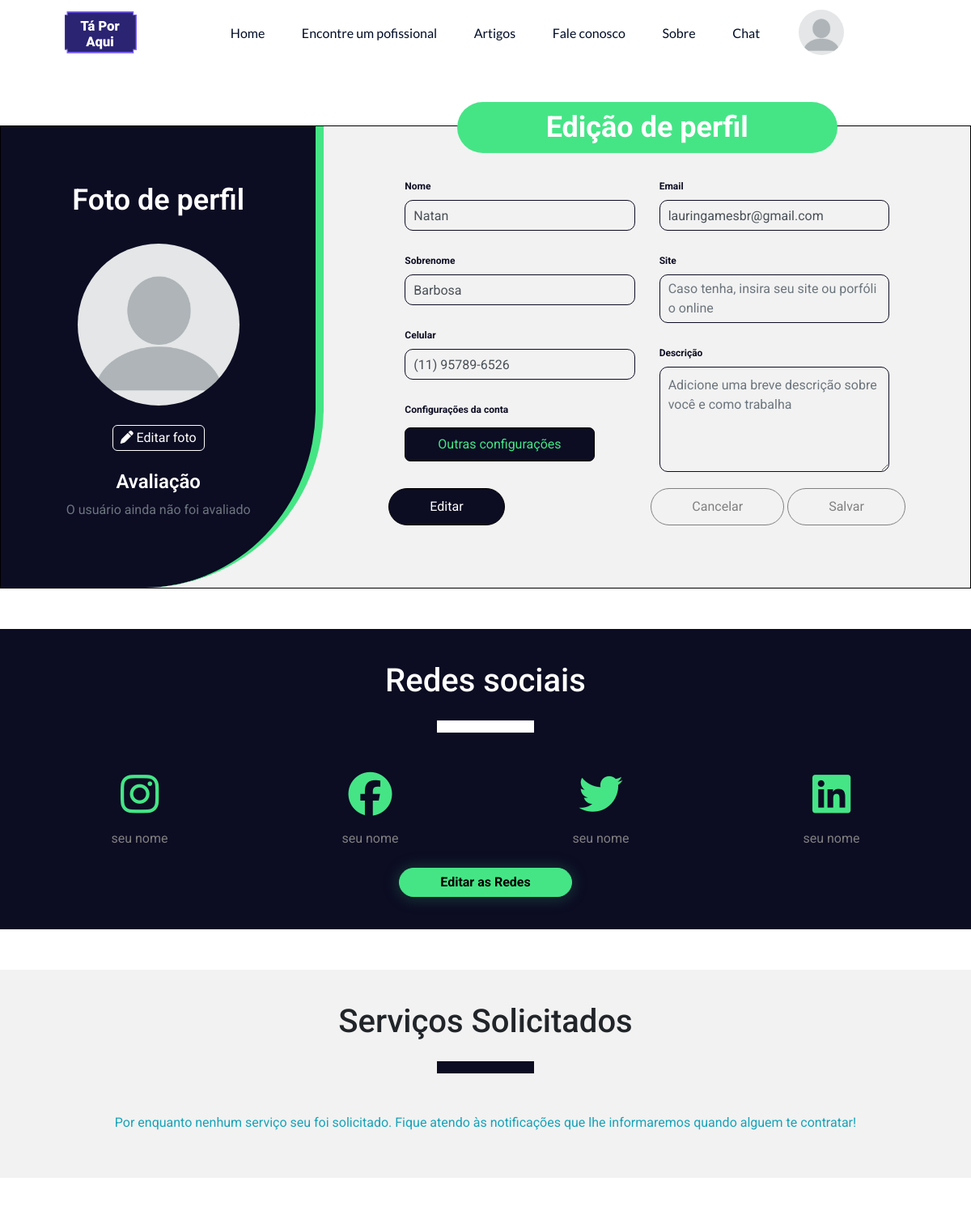
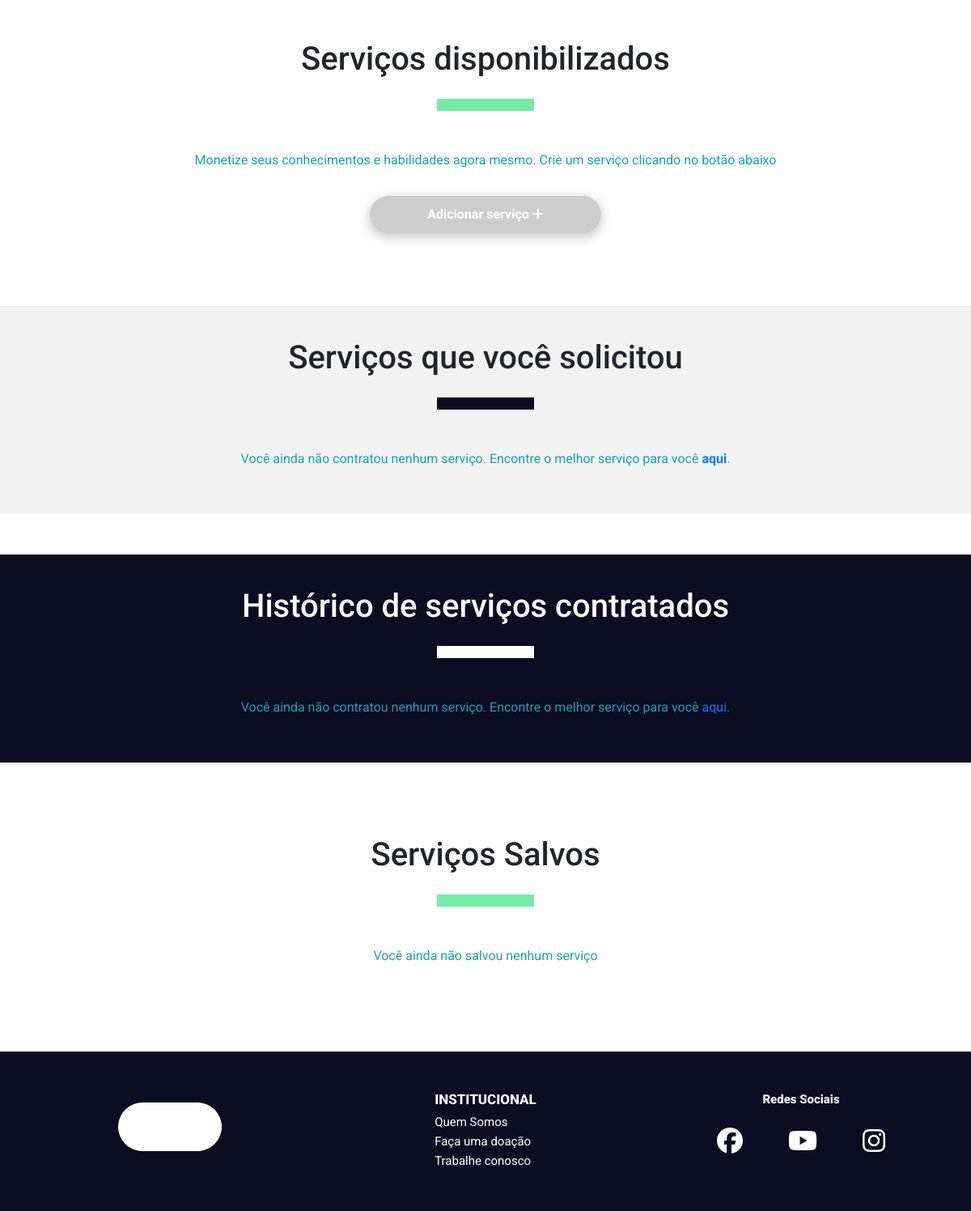
Screenshot of /public/Perfil/meu_perfil.php (signed in) with the database file from the repository (2 pictures, top to bottom).
### tables this page shows
CREATE TABLE `usuarios` (
  `id_usuario` int(11) NOT NULL,
  `nome_usuario` varchar(15) NOT NULL,
  `sobrenome_usuario` varchar(15) NOT NULL,
  `fone_usuario` varchar(20) NOT NULL,
  `email_usuario` varchar(40) NOT NULL,
  `senha_usuario` varchar(40) NOT NULL,
  `data_nasc_usuario` date NOT NULL,
  `sexo_usuario` char(1) NOT NULL,
  `classif_usuario` int(11) NOT NULL COMMENT '0 = cliente, 1 = prestador, 2 = pequeno negócio',
  `cep_usuario` char(8) NOT NULL,
  `uf_usuario` char(2) NOT NULL,
  `cidade_usuario` varchar(30) NOT NULL,
  `bairro_usuario` varchar(30) NOT NULL,
  `rua_usuario` varchar(30) NOT NULL,
  `numero_usuario` varchar(5) NOT NULL,
  `comple_usuario` varchar(20) DEFAULT NULL,
  `data_entrada_usuario` datetime DEFAULT current_timestamp(),
  `desc_usuario` text DEFAULT NULL,
  `site_usuario` varchar(40) DEFAULT NULL,
  `status_usuario` int(11) NOT NULL DEFAULT 1 COMMENT '0 = suspenso, 1 = ativo, 2 = denunciado/banido',
  `imagem_usuario` varchar(60) DEFAULT 'no_picture.jpg',
  `nota_media_usuario` decimal(2,1) DEFAULT NULL,
  `posicao_usuario` point DEFAULT NULL
);

CREATE TABLE `usuario_redes_sociais` (
  `id_rede_social` int(11) NOT NULL,
  `id_usuario` int(11) NOT NULL,
  `rede_social` varchar(10) NOT NULL,
  `nick_rede_social` varchar(30) DEFAULT NULL,
  `link_rede_social` varchar(60) DEFAULT NULL
);

### public/Perfil/meu_perfil.php (the view, shortened to what the rows shown need)
<?php
$con = new DbConnection();
$con = $con->connect();
$query = "SELECT * FROM usuarios where id_usuario = " . $_SESSION['idUsuario'];
$stmt = $con->query($query);
$user = $stmt->fetch(PDO::FETCH_OBJ);
$query = "SELECT rede_social, nick_rede_social, link_rede_social FROM usuario_redes_sociais WHERE id_usuario = " . $_SESSION['idUsuario'];
$stmt = $con->query($query);
$userSocialMedia = $stmt->fetchAll(PDO::FETCH_OBJ);
?>
<!DOCTYPE html>
<html lang="pt">
<head>
    <link rel="stylesheet" href="../../assets/bootstrap/bootstrap-4.5.3-dist/css/bootstrap.min.css">
    <link rel="stylesheet" href="../../assets/global/globalStyles.css">
    <link rel="stylesheet" href="perfil.css">
</head>
<body>
    <section id="myProfileSection" class="row mx-0" style="width: 100%">
        <div id="profilePictureArea" class="col-md-4">
            <h1>Foto de perfil</h1>
            <br>
            <img src="../../assets/images/users/<?=$user->imagem_usuario?>" alt="Imagem de perfil" class="rounded-image"
                 id="profileImage">
            <br>
            <button type="button" id="profilePicMenu" data-toggle="modal" data-target="#profilePicMenuModal"> <i class="fas fa-pen"></i> Editar foto </button>
            <?php if($_SESSION['classificacao'] != 0) { ?>
                <br>
                <h3>Avaliação</h3>
                <?php if($user->nota_media_usuario === null) {
                    echo "<p class='text-secondary'>O usuário ainda não foi avaliado</p>";
                }?>
            <?php } ?>
        </div>
        <div id="editProfileInformation" class="col-md-8">
            <h1 class="formTitle d-inline">Edição de perfil</h1>
            <form action="../../logic/perfil_alterar_informacoes.php" method="POST">
                <div id="myForms" class="row">
                    <div class="col-md-6">
                        <label for="userName">Nome</label> <br>
                        <input type="text" class="form-control" name="userName" id="userName" readonly required maxlength="15"
                            value="<?=$user->nome_usuario?>">
                        <br>
                        <label for="userLastName">Sobrenome</label> <br>
                        <input type="text" class="form-control" name="userLastName" id="userLastName" required maxlength="15"
                            readonly value="<?=$user->sobrenome_usuario?>">
                        <br>
                        <label for="userCell">Celular</label> <br>
                        <input type="text" class="form-control" name="userCell" id="userCell" readonly required
                            value="<?=$user->fone_usuario?>">
                        <br>
                        <label for="userConfig">Configurações da conta</label> <br>
                        <button type="button" class="btn" id="accountConfigBtn" data-toggle="modal" data-target="#accountConfigModal">Outras configurações</button>
                    </div>
                    <div class="col-md-6 mt-3 mt-md-0">
                        <label for="userEmail">Email</label> <br>
                        <input type="text" class="form-control" id="userEmail" readonly maxlength="40"
                            value="<?=$user->email_usuario?>">
                        <br>
                        <label for="userSite">Site</label> <br>
                        <div id="showUserSite"><a href="<?=$user->site_usuario?>" target="_blank"><?=$user->site_usuario?></a></div>
                        <br>
                        <label for="userDescription">Descrição</label> <br>
                        <textarea name="userDescription" class="form-control" id="userDescription" placeholder="Adicione uma breve descrição sobre você e como trabalha" maxlength="65535"
                            readonly><?=$user->desc_usuario?></textarea>
                    </div>
                </div>
            </form>
        </div>
    </section>
    <section id="socialMedia">
        <div class="container">
            <div class="myContent">
                <h1>Redes sociais</h1>
                <form action="../../logic/perfil_alterar_redeSocial.php" method="POST" id="socialMediaForm">
                    <div class="row">
                        <?php foreach ($userSocialMedia as $media) {?>
                            <div class="col-6 col-md-3 mt-3 d-flex flex-column align-items-center">
                                <a target="_blank" <?= $media->link_rede_social !== null ? "href='$media->link_rede_social'" : ""; ?>><i class="mb-3 fab fa-<?=$media->rede_social?> <?= $media->link_rede_social !== null ? "ativa" : "inativa"; ?>"></i></a>
                                <a target="_blank" <?= $media->link_rede_social !== null ? "href='$media->link_rede_social'" : ""; ?> class="mediaLink <?=$media->nick_rede_social !== null ? "ativa" : "inativa"?>"><?=$media->nick_rede_social !== null ? $media->nick_rede_social : "seu nome" ?></a>
                            </div>
                        <?php }?>
                    </div>
                </form>
            </div>
            <br>
        </div>
    </section>
    <?php if($_SESSION['classificacao'] == 1 || $_SESSION['classificacao'] == 2) { ?>
    <section id="requestedServices">
        <div class="container">
            <div class="myContent">
                <h1>Serviços Solicitados</h1>
            </div>
        </div>
    </section>
    <section id="availableServices">
        <div class="container">
            <div class="myContent mb-3">
                <h1>Serviços disponibilizados</h1>
            </div>
        </div>
    </section>
    <?php } ?>
    <section id="servicesRequestedByYou">
        <div class="container">
            <div class="myContent">
                <h1>Serviços que você solicitou</h1>
            </div>
        </div>
    </section>
    <section id="recentServices">
        <div class="container">
            <div class="myContent">
                <h1>Histórico de serviços contratados</h1>
            </div>
        </div>
    </section>
    <section id="savedServices">
        <div class="container">
            <div class="myContent">
                <h1>Serviços Salvos</h1>
            </div>
        </div>
    </section>
</body>
</html>

### rows the page displays
usuarios: imagem_usuario (placeholder picture), userName "Natan", userLastName "Barbosa", userCell "(11) 95789-6526", email_usuario "lauringamesbr@gmail.com"
usuario_redes_sociais: shows "seu nome"
usuario_redes_sociais: shows "seu nome"
usuario_redes_sociais: shows "seu nome"
usuario_redes_sociais: shows "seu nome"
